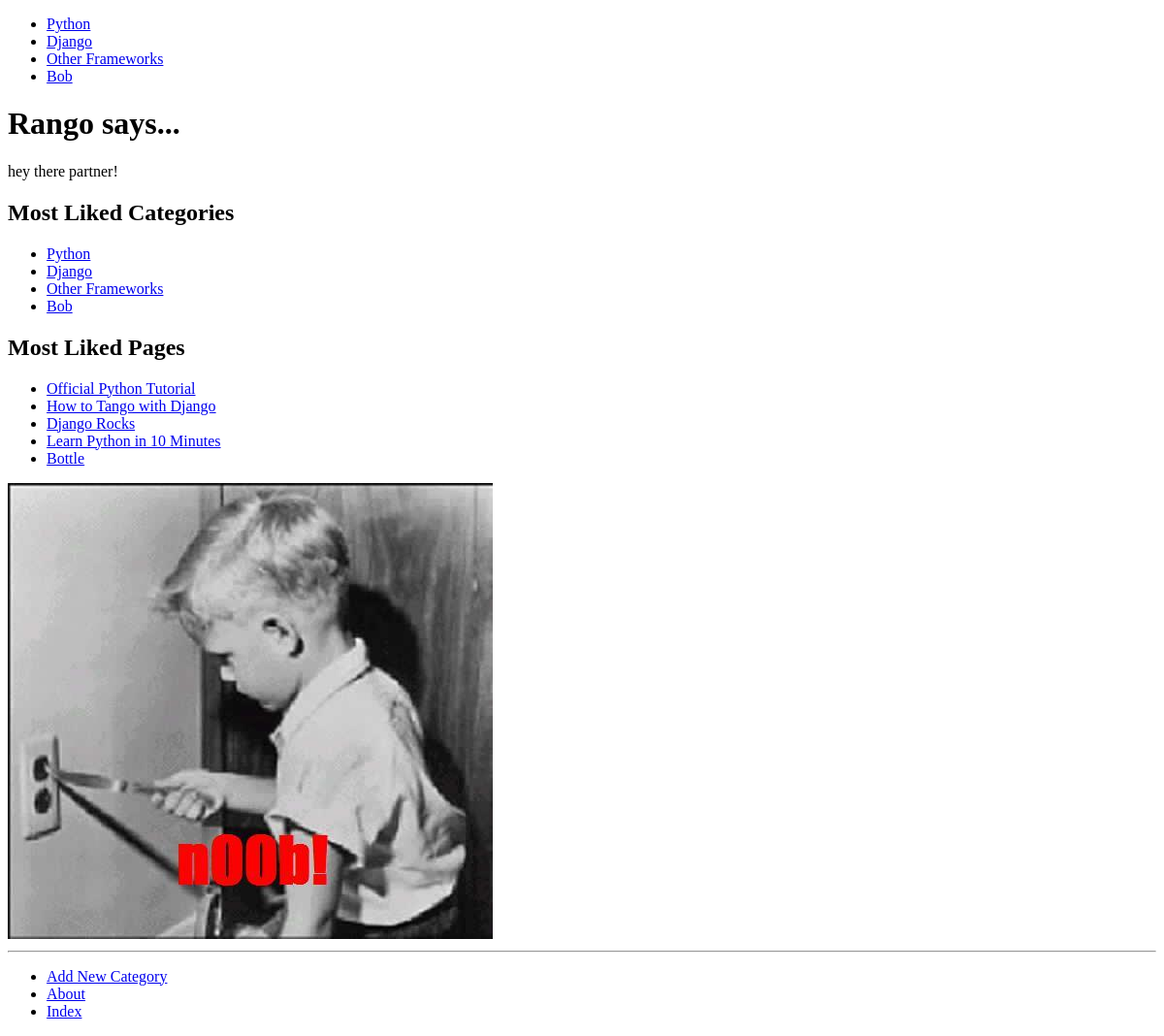
/, run on an earlier commit of the app's database.
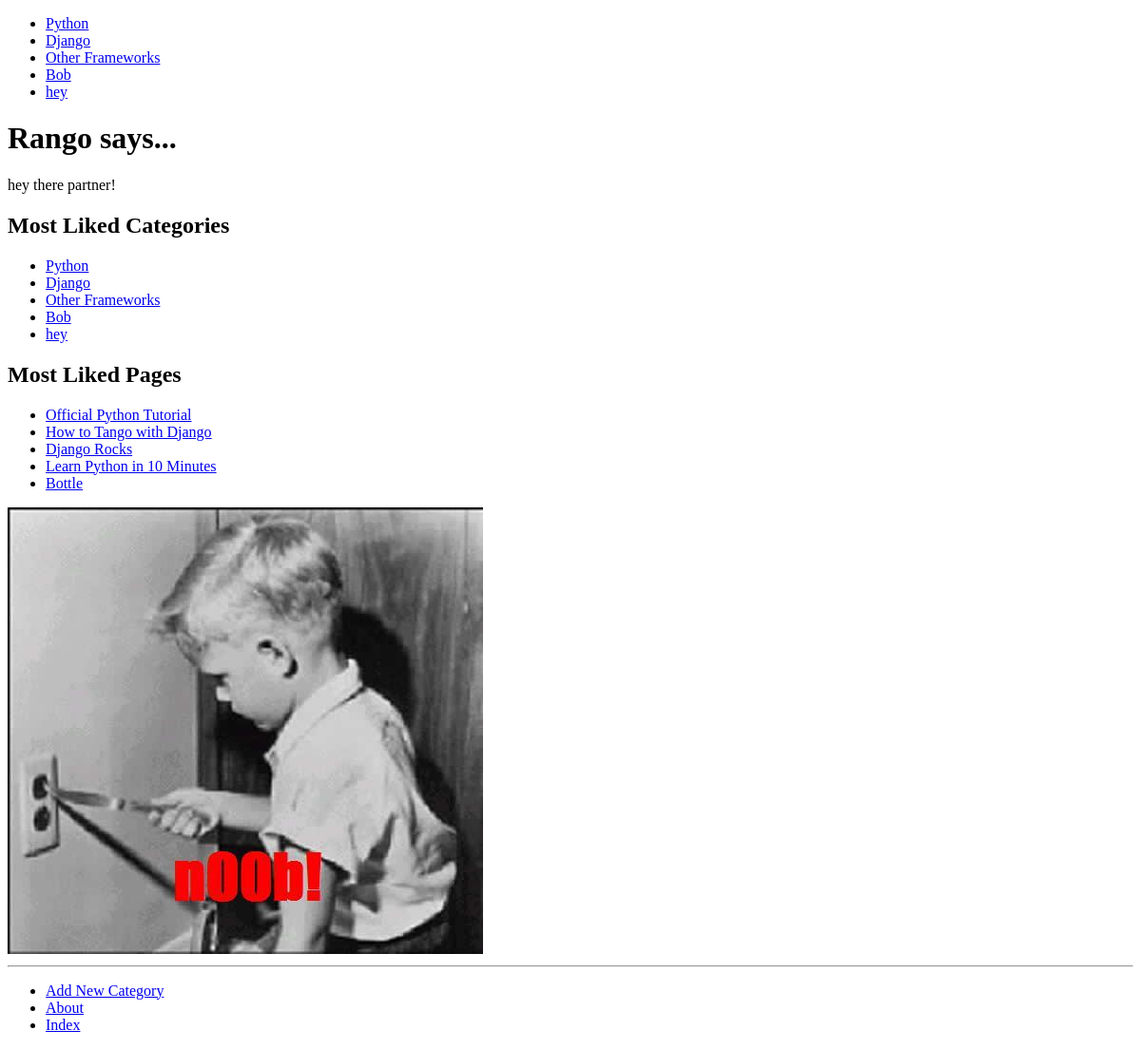
And on a later commit of the database.
### rango/models.py (models this page shows, shortened)
class Category(models.Model):
    MAX_LEN = 128
    name = models.CharField(max_length=MAX_LEN, unique=True)
    views = models.IntegerField(default=0)
    likes = models.IntegerField(default=0)
    slug = models.SlugField(unique=True)
    class Meta:
        verbose_name_plural = 'Categories'

class Page(models.Model):
    category = models.ForeignKey(Category)
    title = models.CharField(max_length=128)
    url = models.URLField()
    views = models.IntegerField(default=0)

### rango/views.py (the view)
# urls.py: url(r'^$',views.index, name='index'),
def index(request):
    category_list = Category.objects.order_by('-likes')[:5]
    page_list = Page.objects.order_by('-views')[:5]
    context_dict = {'categories': category_list,
                    'pages': page_list}
    return render(request, 'rango/index.html', context=context_dict)

### rango/templatetags/rango_template_tags.py (called while the page is built)
@register.inclusion_tag('rango/cats.html')
def get_category_list(cat=None):
    return {'cats': Category.objects.all(),
            'act_cat': cat}

### templates/rango/index.html
<!DOCTYPE html>
{% extends 'rango/base.html' %}
{% load staticfiles %}
{% block body_block %}
    <h1>Rango says...</h1>
        <div>
            hey there partner!
        </div>
        <h2>Most Liked Categories</h2>
        <div>
            {%  if categories %}
            <ul>
                {% for category in categories %}
                    <li>
                        <a href="{% url 'show_category' category.slug %}">
                            {{ category.name }}
                        </a>
                    </li>
                {% endfor %}
            </ul>
        {% else %}
            <strong>There are no categories present.</strong>
        {% endif %}
        </div>
        <h2>Most Liked Pages</h2>
        <div>
            {%  if pages %}
            <ul>
                {% for page in pages %}
                    <li>
                        <a href="{{ page.url }}">{{ page.title }}</a>
                    </li>
                {% endfor %}
            </ul>
        {% else %}
            <strong>There are no pages present.</strong>
        {% endif %}
        </div>
    <img src="{% static "images/noob.jpg" %}"
                 alt="Picture of n00b" />
{% endblock %}

### templates/rango/base.html (shortened to what this page needs)
<!DOCTYPE html>
{% load rango_template_tags %}
{% load staticfiles %}
<html lang="en">
    <head>
    </head>
    <div>
        {% block sidebar_block %}
            {% get_category_list category %}
        {% endblock %}
    </div>
    <body>
        <div>
            {% block body_block %}
            {% endblock %}
        </div>
        <hr />
        <div>
            <ul>
                 <li><a href="{% url 'add_category' %}">Add New Category</a></li>
                 <li><a href="{% url 'about' %}">About</a></li>
                 <li><a href="{% url 'index' %}">Index</a></li>
            </ul>
        </div>
    </body>
</html>

### templates/rango/cats.html
<ul>
    {% if cats %}
        {% for c in cats %}
            {% if c == act_cat %}
                <li>
                    <stong><a href="{% url 'show_category' c.slug %}">{{ c.name }}</a></stong>
                </li>
            {% else %}
                <li>
                    <a href="{% url 'show_category' c.slug %}">{{ c.name }}</a>
                </li>
            {% endif %}
        {% endfor %}
    {% endif %}
</ul>

What changed in the data, as far as the page shows it:
added Category: name "hey"
